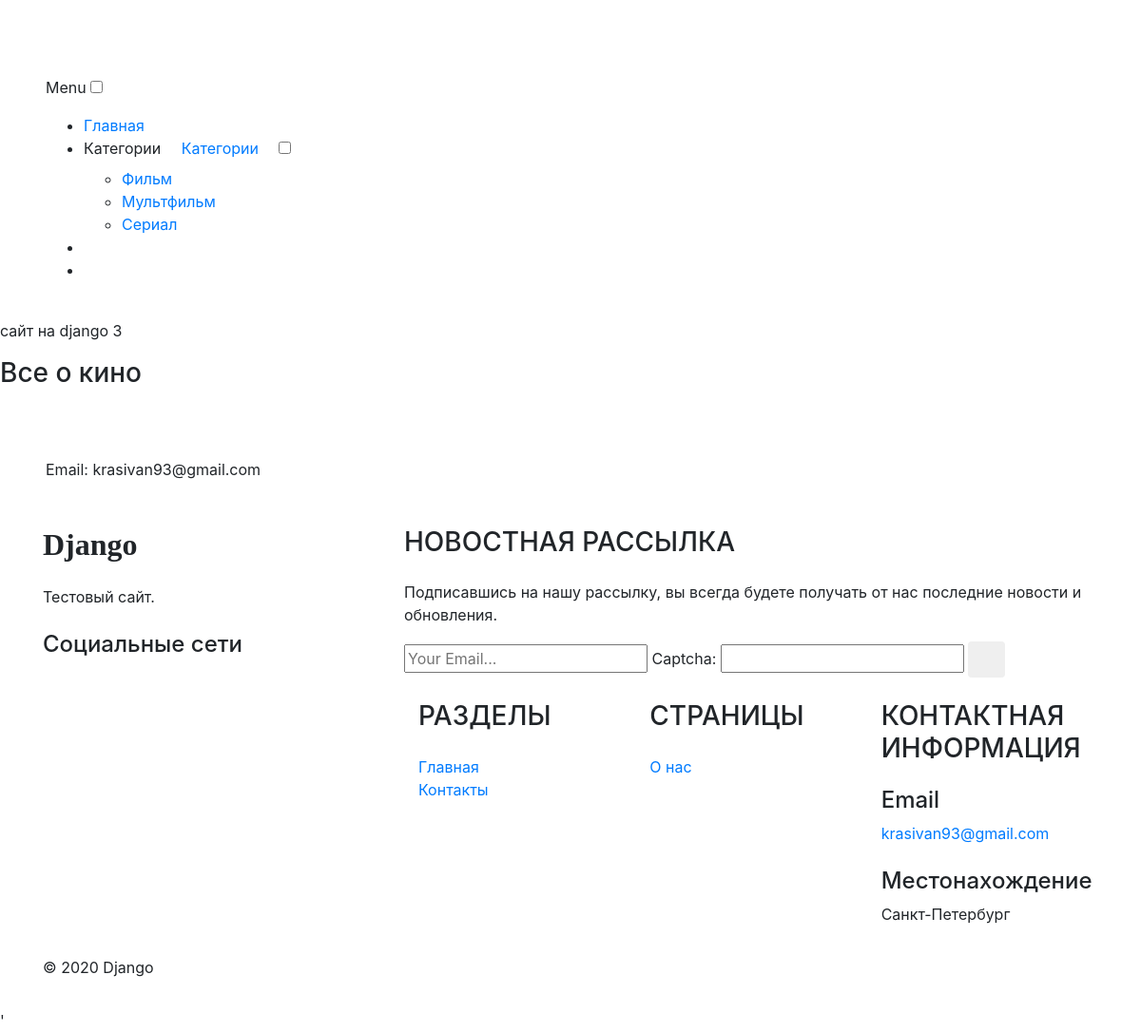
/contacts/, run on the app's committed database.
### movies/models.py (models this page shows, shortened)
class Category(models.Model):
    name = models.CharField("Категория", max_length=128)
    description = models.TextField("Описание")
    url = models.SlugField(max_length=256, unique=True)
    class Meta:
        verbose_name = "Категория"
        verbose_name_plural = "Категории"

### contact/forms.py
class ContactForm(forms.ModelForm):
    captcha = ReCaptchaField()
    class Meta:
        model = Contact
        fields = ('email', 'captcha')
        widgets = {
            "email": forms.TextInput(attrs={'class': 'editContent', 'placeholder': 'Your Email...'})
        }
        labels = {
            'email': ''
        }

### contact/templatetags/contact_tags.py (called while the page is built)
@register.inclusion_tag("contact/tags/form.html")
def contact_form():
    return {'contact_form': ContactForm()}

### movies/templatetags/movie_tag.py (called while the page is built)
@register.simple_tag()
def get_categories():
    return Category.objects.all()

### templates/pages/contacts.html
{% extends 'base.html' %}
{% block content %}
    <section class="ab-info-main py-md-5 py-4 editContent"
             style="padding-left: 3rem; padding-right: 3rem;">
        <div class="container">
            <div class="row">
                {{ flatpage.content }}
            </div>
        </div>
    </section>
{% endblock content %}

### templates/include/header.html (shortened to what this page needs)
{% load movie_tag %}
<header class="header">
    <div class="container-fluid px-lg-5">
        <nav class="py-4">
            <div id="logo">
                <h1> <a href="/" class="editContent"
                        style="outline: none; outline-offset: -2px; cursor: inherit; color: rgb(255, 255, 255);\
                        font-size: 40px; background-color: rgba(0, 0, 0, 0); \
                        font-family: &quot;Source Sans Pro&quot;, sans-serif;">DjangoMovie</a></h1>
            </div>
            <label for="drop" class="toggle">Menu</label>
            <input type="checkbox" id="drop">
            <ul class="menu mt-2">
                <li class="active"><a href="/">Главная</a></li>
                <li>
                    <label for="drop-2" class="toggle">Категории <span class="fa fa-angle-down" aria-hidden="true" ></span> </label>
                    <a href="">Категории <span class="fa fa-angle-down" aria-hidden="true"></span></a>
                    <input type="checkbox" id="drop-2">
                    <ul>
                        {% get_categories as categories %}
                        {% for category in categories %}
                            <li>
                                <a href="{% url 'category' category.name %}">{{ category.name }}</a>
                            </li>
                        {% endfor %}
                    </ul>
                </li>
                {% if user.is_authenticated %}
                <span class="money editContent">{{ user.username }}</span>
                <li><a href="{% url 'account_logout' %}"
                       style="color: rgb(255, 255, 255); font-weight: 700; text-transform: uppercase;">Выход</a>
                </li>
                {% else %}
                <li><a href="{% url 'account_login' %}"
                       style="color: rgb(255, 255, 255); font-weight: 700; text-transform: uppercase;">Вход</a>
                </li>
                <li><a href="{% url 'account_signup' %}"
                       style="color: rgb(255, 255, 255); font-weight: 700; text-transform: uppercase;">Регистрация</a>
                </li>
                {% endif %}
            </ul>
        </nav>
    </div>
</header>
<div class="banner-info">
    <p class="editContent" > сайт на django 3</p>
    <h3 class="mb-4 editContent">Все о кино</h3>
</div>

### data on the page
Category: name "Фильм"
Category: name "Мультфильм"
Category: name "Сериал"

### other printed values
{{ flatpage.content }} "Email: krasivan93@gmail.com"
